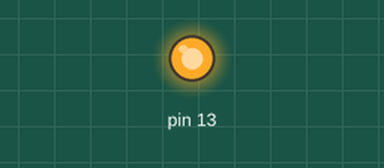
This sketch was run on a simulated Arduino Uno, built with avr-gcc and run on an emulated ATmega328P. Shown: output pins drawn as LEDs (lit = HIGH).

Above: at 0.5 s.
At 4.5 s:
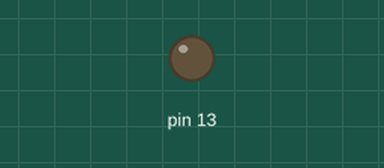
Timing chart, 0 to 6.9 s (numbered marks = the images above):
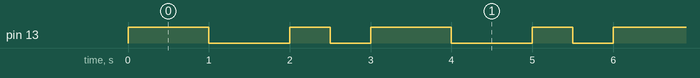

Measured:
- by itself, pin 13: repeats every 3.0 s: LOW 1.0 s, HIGH 0.50 s, LOW 0.50 s, HIGH 1.0 s
- by itself, everything shown: repeats every 3.0 s, in 4 steps

The sketch:

1st_project.ino
```cpp
void setup() {
  // put your setup code here, to run once:
pinMode(13,OUTPUT);
}

void loop() {
  // put your main code here, to run repeatedly:
digitalWrite(13,HIGH);
delay(1000);
digitalWrite(13,LOW);
delay(1000);
digitalWrite(13,HIGH);
delay(500);
digitalWrite(13,LOW);
delay(500);
}
```
